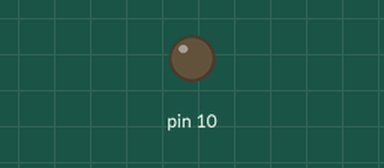
This sketch was run on a simulated Arduino Uno, built with avr-gcc and run on an emulated ATmega328P. Parts: output pins drawn as LEDs (lit = HIGH).

Above: at 0.1 s.
At 0.8 s:
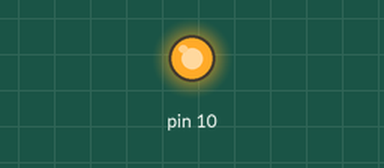
Timing chart, 0 to 2.3 s (numbered marks = the images above):
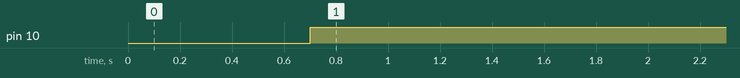

The sketch:

TestMotor.ino
```cpp
//Const speed for motor operation (Range 0-255)
const int MOTOR_RUN_SPEED = 255;
//For tracking motor delay
unsigned long motorMillis = 0;
const unsigned long MOTOR_DELAY = 700;

unsigned long runMillis = 0;
bool direction = false;

void setup() {
  // put your setup code here, to run once:
  pinMode(8, INPUT);
  pinMode(9, INPUT);
  pinMode(10, INPUT);
  motorMillis = millis();
  runMillis = millis();
}

void loop() {
  // put your main code here, to run repeatedly:
  if (millis() - motorMillis > MOTOR_DELAY)
  {
    if (millis() - runMillis < 1000)
    {
      if (direction == true)
      {
        analogWrite(10, MOTOR_RUN_SPEED);
        digitalWrite(8, true);
        digitalWrite(9, false);
      }
      else
      {
        analogWrite(10, MOTOR_RUN_SPEED);
        digitalWrite(8, false);
        digitalWrite(9, true);
      }
    }
    else
    {
      direction = direction == true ? false : true;
      motorMillis = millis();
    }
  }
  else
  {
    runMillis = millis();
  }
}
```

Measured:
- by itself, pin 10: LOW → HIGH at 0.70 s
